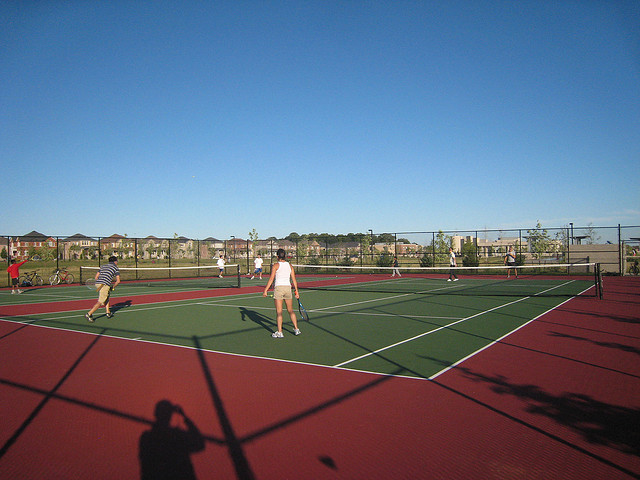
//> input picture images/train2017/000000000531.jpg, 640 x 480 px
$ ./houghline   (built with g++ and OpenCV 4)
//> lines starting //> are read from the running program, lines starting //| are printed output that depends on the picture; after the words box and inside, x2 and y2 are one past the last pixel; in counts of white or black regions, pixels touching at a corner belong together
# include <opencv2/opencv.hpp>
# include <opencv2/imgproc/imgproc.hpp>

int main()
{
    cv::Mat src_img, temp_img, dst_img;

    src_img = cv::imread("/home/lql/Desktop/C++/images/train2017/000000000531.jpg", 1);
//> src_img is the input picture: 480 rows x 640 cols, CV_8UC3; mean B, G, R 124.9, 106.7, 98.3
    src_img.copyTo(dst_img);

    cv::cvtColor(src_img, src_img, cv::COLOR_BGR2GRAY);
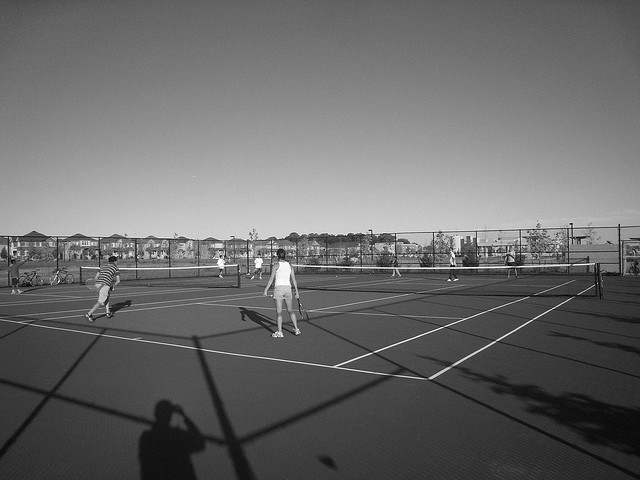
//> src_img: 480 rows x 640 cols, CV_8UC1; min 0, max 255, mean 106.2
    cv::Canny(src_img, temp_img, 100, 200, 3);
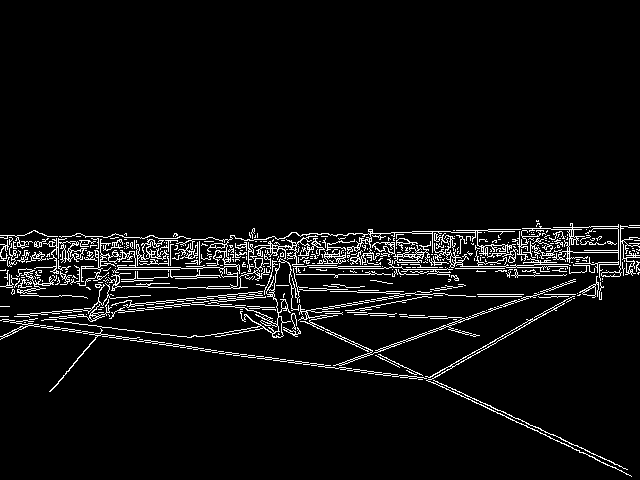
//> temp_img: 480 rows x 640 cols, CV_8UC1; 5.2% white in thin lines or dots, all inside (x1, y1, x2, y2) = (0, 220, 640, 477)

    std::vector<cv::Vec2f> lines;
    cv::HoughLines(temp_img, lines, 1, CV_PI/180, 150, 0, 0);
//> lines = 137 lines (rho, theta), first 12: [261, 1.55], [283, 1.54], [246, 1.54], [285, 1.54], [253, 1.59], [241, 1.59], [254, 1.57], [267, 1.57], [318, 1.71], [235, 1.59], [316, 1.71], [255, 1.59]

    for (size_t i = 0; i < lines.size() ; ++i)
    {
        float rho = lines[i][0], theta = lines[i][1];
        cv::Point p1, p2;
        double a = cos(theta), b = sin(theta);
        double x0 = a * rho, y0 = b * rho;
        p1.x = cvRound(x0 + 1000 * (-b));
        p1.y = cvRound(y0 + 1000 * a);
        p2.x = cvRound(x0 - 1000 * (-b));
        p2.y = cvRound(y0 - 1000 * a);
        cv::line(dst_img, p1, p2, cv::Scalar(55, 100, 195), 1, cv::LINE_AA);
    }
//> this loop made 137 passes
//> (rho, theta, a, b, x0, y0) on passes 1 to 12: (261, 1.55, 0.0175, 1, 4.56, 261), (283, 1.54, 0.0349, 0.999, 9.88, 282.8), (246, 1.54, 0.0349, 0.999, 8.59, 245.9), (285, 1.54, 0.0349, 0.999, 9.95, 284.8), (253, 1.59, -0.0175, 1, -4.42, 253), (241, 1.59, -0.0175, 1, -4.21, 241), (254, 1.57, -4.37e-08, 1, -1.11e-05, 254), (267, 1.57, -4.37e-08, 1, -1.17e-05, 267), (318, 1.71, -0.139, 0.99, -44.26, 314.9), (235, 1.59, -0.0175, 1, -4.1, 235), (316, 1.71, -0.139, 0.99, -43.98, 312.9), (255, 1.59, -0.0175, 1, -4.45, 255)
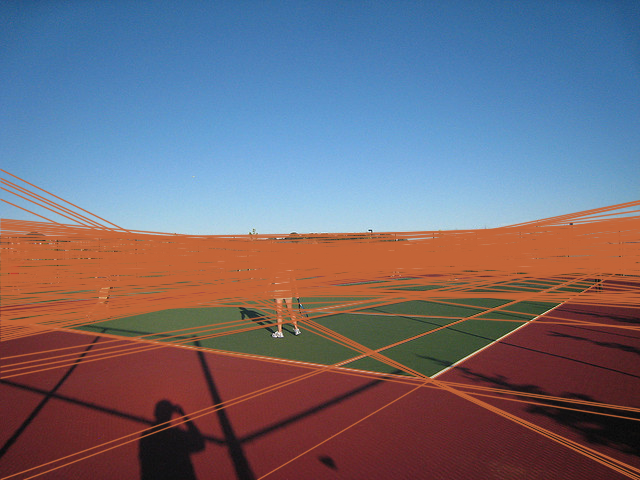
//> dst_img: 480 rows x 640 cols, CV_8UC3; mean B, G, R 118.7, 106, 112.6
    cv::imshow("src", src_img);
    cv::imshow("dst", dst_img);

    cv::waitKey();
    return 0;
}
